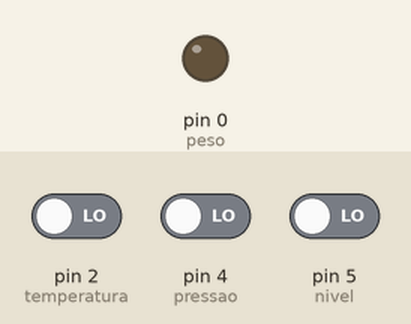
The sketch below on a simulated Arduino Uno, built with avr-gcc and run on an emulated ATmega328P. Shown: output pins drawn as LEDs (lit = HIGH). The test bench sets the inputs (shaded band); at power-on: pin 2 (temperatura) LOW, pin 5 (nivel) LOW, pin 4 (pressao) LOW.

Above: at 0.8 s.
0.9 s: pin 2 (temperatura) driven HIGH
At 1.9 s:
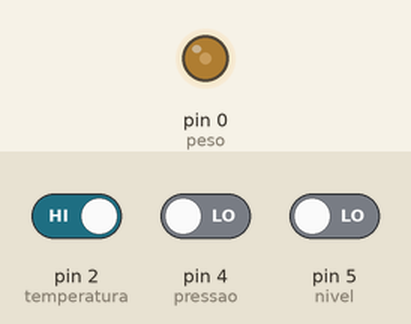
2.4 s: pin 5 (nivel) driven HIGH
At 3.6 s:
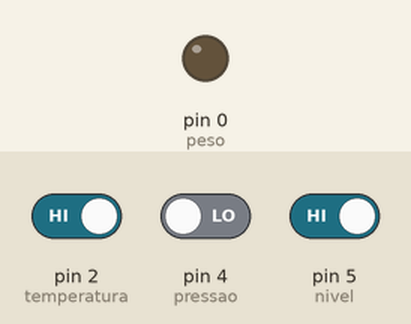
3.9 s: pin 4 (pressao) driven HIGH
At 5.1 s:
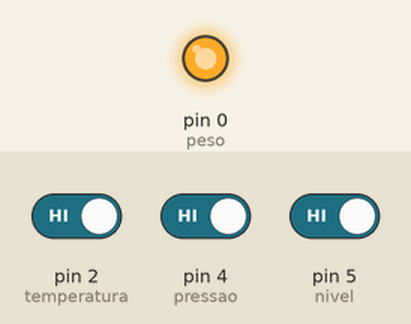
5.4 s: pin 4 (pressao) driven LOW
At 6.3 s:
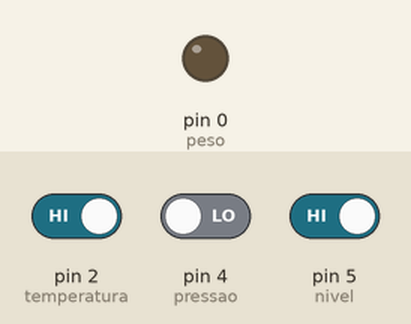
Timing chart, 0 to 7.9 s (numbered marks = the images above; inputs shaded):
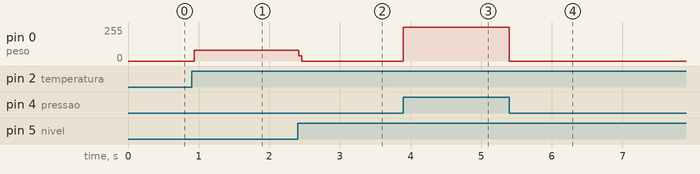

The sketch:

Exercicio2-_aula_define_.ino
```cpp
#define temperatura PD2
#define pressao PD4
#define nivel PD5
#define peso PB0
#define led PD0

int main(){
  // iniciando as entradas e saidas
  DDRD |= (1<<led);
  DDRB = 0;

  // Iniciando todos os pinos como desligados
  PORTB = 0;

  while(1){
    PORTD = 0;

    // 1. Nivel alto, temperatura alta e pressao alta
    while((PIND & (1<<temperatura)) && (PIND & (1<<pressao)) &&(PIND & (1<<nivel))){
      PORTD |= (1<<led);
    }

    // 2. Nivel baixo, temperatura alta e peso alto
    while((PIND & (1<<temperatura)) && (PIND & (1<<peso)) && !(PIND & (1<<nivel))){
      PORTD |= (1<<led);
    }

    // 3. Nivel baixo, temperatura baixa e pressao alta
    while(!(PIND & (1<<temperatura)) && !(PIND & (1<<nivel)) && (PIND & (1<<pressao))){
      PORTD |= (1<<led);
    }

    // 4. Nivel baixo, peso baixo e temperatura alta
    while((PIND & (1<<temperatura)) && !(PIND & (1<<nivel)) && !(PIND & (1<<peso))){
      PORTD |= (1<<led);
    }
  }
}
```

Measured:
- after the input at 0.9 s, pin 0 (peso): 0/255 → 82/255 at once
- after the input at 2.4 s, pin 0 (peso): 82/255 → 0/255 at once
- after the input at 3.9 s, pin 0 (peso): 0/255 → 255/255 at once
- after the input at 5.4 s, pin 0 (peso): 255/255 → 0/255 at once
